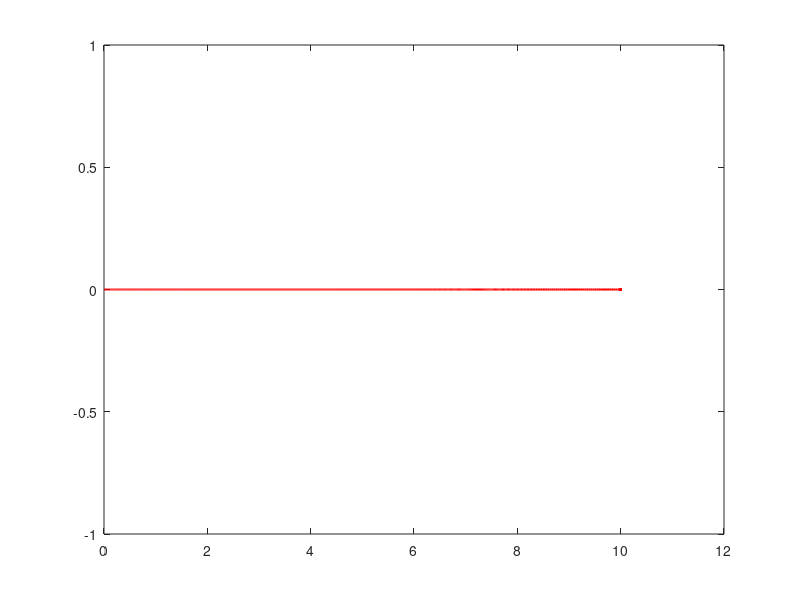

This figure's MATLAB source:
clear; clc; close all;

state = [0 0 0 0]';
state_history = state;   % Store for plotting
actuation_history = [];

% design parameters 
alpha = 1;    % back-stepping tuning (>0)
beta  = 1;    % back-stepping tuning (>0)
linkage_dim = 3;

% Lyapunov Function 
V = @(x) 0.5*x'*x;
LfV = @(x) 0;
Lg1V = @(x) x'*[ cos(x(3)-x(4))*cos(x(4));
             cos(x(3)-x(4))*sin(x(4));
             0                      ;
             (1/linkage_dim)*sin(x(3)-x(4))];

Lg2V = @(x) x'*[0;
                0;
                1 ;
                0];

Yref = [10 10 0 0]';

A = zeros(4,4);   % drift vector field is zero

B = @(x) [ cos(x(3)-x(4))*cos(x(4)),   0 ;
             cos(x(3)-x(4))*sin(x(4)),   0 ;
             0,                         1 ;
             (1/linkage_dim)*sin(x(3)-x(4)), 0 ];

% simulate
for i = 0:10000
    u = [0; 0];
    
    % ang = atan2(Yref(2)-state(2), Yref(1)-state(1));
    % Yref(3) = ang;
    % Yref(4) = ang;

    error = state - Yref;   % error state [e1; e2; e3; e4]
    if LfV(error) + V(error) > 10^-5
        u1 = -V(error)/(Lg1V(error)^2+Lg2V(error)^2) *Lg1V(error)';
        u2 = -V(error)/(Lg1V(error)^2+Lg2V(error)^2) *Lg2V(error)';
        u = [u1;u2];
    end

    u = max(min(u, [40; 40]), [-40; -40]);

    dt = 0.001;
    state = state + dt * (B(state) * u);
    state_history = [state_history, state];
end

plot(state_history(1,:), state_history(3,:), 'r-', 'LineWidth', 1.5);
